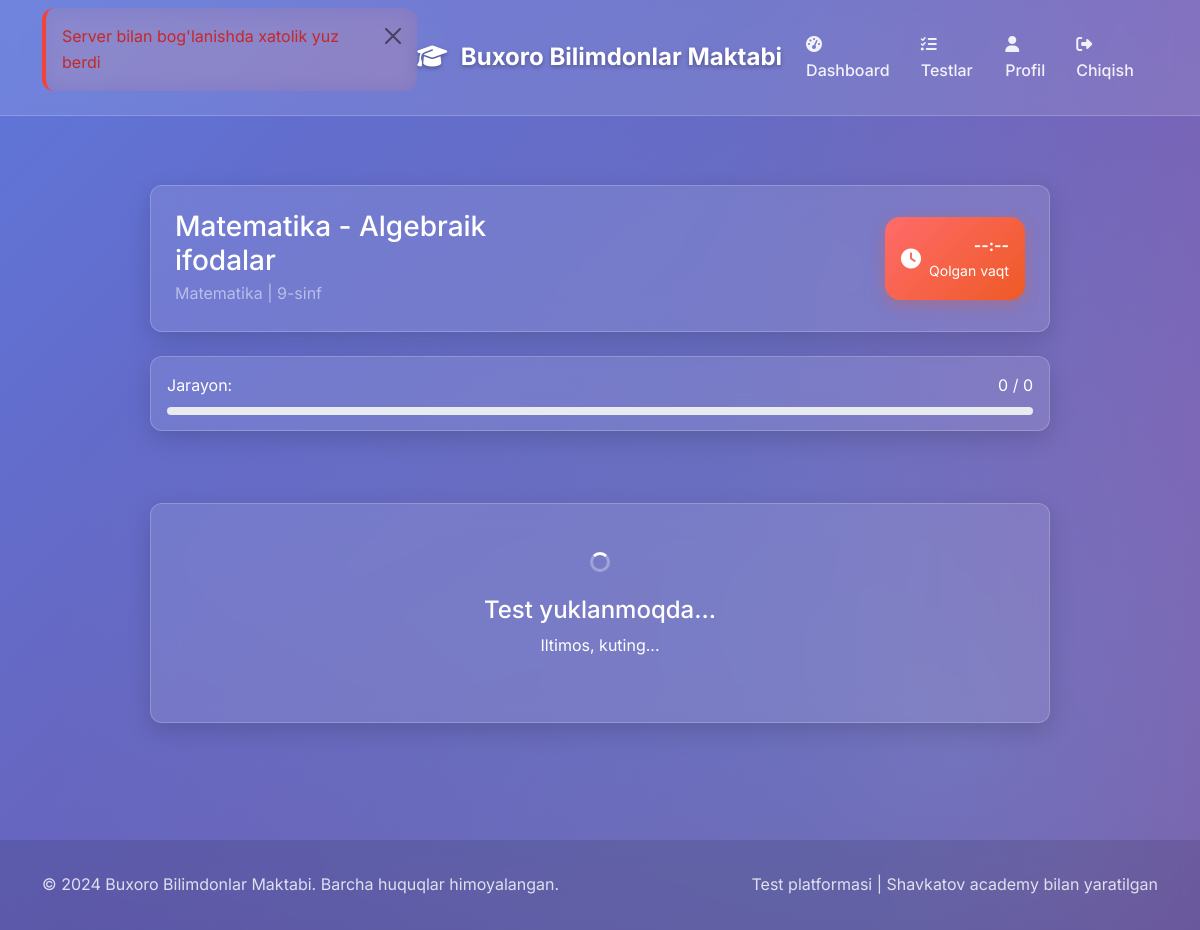
Page /tests/1/take/ (signed in) on the committed database.
### tests_app/models.py (models this page shows, shortened)
class Test(models.Model):
    title = models.CharField(max_length=200)
    description = models.TextField(blank=True)
    subject = models.CharField(max_length=100)
    grade = models.IntegerField()
    created_by = models.ForeignKey(settings.AUTH_USER_MODEL, on_delete=models.CASCADE, related_name='created_tests')
    time_limit = models.IntegerField(help_text="Time limit in minutes")
    is_active = models.BooleanField(default=True)
    start_time = models.DateTimeField(null=True, blank=True)
    end_time = models.DateTimeField(null=True, blank=True)
    max_attempts = models.IntegerField(default=1)
    show_results = models.BooleanField(default=True)
    shuffle_questions = models.BooleanField(default=False)
    created_at = models.DateTimeField(auto_now_add=True)
    updated_at = models.DateTimeField(auto_now=True)

### tests_app/views.py (the view, shortened to what this page needs)
# urls.py: path('<int:test_id>/take/', views.take_test_view, name='take_test'),
@login_required
def take_test_view(request, test_id):
    if request.user.role != 'student':
        return JsonResponse({'error': 'Access denied'}, status=403)
    test = get_object_or_404(Test, id=test_id, is_active=True)
    if test.grade != request.user.grade:
        return JsonResponse({'error': 'This test is not for your grade'}, status=403)
    now = timezone.now()
    if test.start_time and now < test.start_time:
        return JsonResponse({'error': 'Test has not started yet'}, status=403)
    if test.end_time and now > test.end_time:
        return JsonResponse({'error': 'Test has ended'}, status=403)
    return render(request, 'tests_app/take_test.html', {'test': test})

### templates/tests_app/take_test.html (shortened to what this page needs)
{% extends 'base.html' %}
{% load static %}
{% block content %}
<div class="test-container">
    <div class="glass-card p-4 mb-4" data-aos="fade-down">
        <div class="row align-items-center">
            <div class="col-md-6">
                <h3 class="text-white mb-1">{{ test.title }}</h3>
                <p class="text-white-50 mb-0">{{ test.subject }} | {{ test.grade }}-sinf</p>
            </div>
            <div class="col-md-6 text-md-end">
                <div class="timer-card p-3 d-inline-block" id="timerCard">
                    <div class="d-flex align-items-center">
                        <i class="fas fa-clock fa-lg me-2"></i>
                        <div>
                            <div class="fw-bold" id="timeRemaining">--:--</div>
                            <small>Qolgan vaqt</small>
                        </div>
                    </div>
                </div>
            </div>
        </div>
    </div>
    <div class="glass-card p-3 mb-4" data-aos="fade-in">
        <div class="d-flex justify-content-between align-items-center mb-2">
            <span class="text-white">Jarayon:</span>
            <span class="text-white" id="progressText">0 / 0</span>
        </div>
        <div class="progress" style="height: 8px; border-radius: 10px;">
        </div>
    </div>
    <div id="loadingTest" class="text-center py-5">
        <div class="glass-card p-5">
            <div class="text-white">
                <div class="loading d-inline-block mb-3"></div>
                <h4>Test yuklanmoqda...</h4>
                <p>Iltimos, kuting...</p>
            </div>
        </div>
    </div>
</div>
{% endblock %}

### templates/base.html (style rules this page uses)
:root { --primary-color: #667eea; --secondary-color: #764ba2; --accent-color: #f093fb; --success-color: #4CAF50; --warning-color: #FF9800; --danger-color: #f44336; --dark-color: #2c3e50; --light-color: #ecf0f1; --gradient-primary: linear-gradient(135deg, #667eea 0%, #764ba2 100%); --gradient-secondary: linear-gradient(135deg, #f093fb 0%, #f5576c 100%); --gradient-accent: linear-gradient(135deg, #4facfe 0%, #00f2fe 100%); --shadow-light: 0 4px 15px rgba(0, 0, 0, 0.1); --shadow-medium: 0 8px 25px rgba(0, 0, 0, 0.15); --shadow-heavy: 0 15px 35px rgba(0, 0, 0, 0.2); --border-radius: 12px; --transition: all 0.3s cubic-bezier(0.25, 0.46, 0.45, 0.94); }
* { margin: 0; padding: 0; box-sizing: border-box; }
body { font-family: 'Inter', sans-serif; background: linear-gradient(135deg, #667eea 0%, #764ba2 100%); min-height: 100vh; line-height: 1.6; color: #333; overflow-x: hidden; }
.glass-card { background: rgba(255, 255, 255, 0.1); backdrop-filter: blur(15px); border-radius: var(--border-radius); border: 1px solid rgba(255, 255, 255, 0.2); box-shadow: var(--shadow-medium); transition: var(--transition); overflow: hidden; }
.loading { display: inline-block; width: 20px; height: 20px; border: 3px solid rgba(255, 255, 255, 0.3); border-radius: 50%; border-top-color: white; animation: spin 1s ease-in-out infinite; }

### templates/tests_app/take_test.html (style rules this page uses)
body { background: linear-gradient(135deg, #2c3e50 0%, #34495e 100%); }
.test-container { max-width: 900px; margin: 0 auto; }
.timer-card { background: linear-gradient(135deg, #ff6b6b 0%, #ee5a24 100%); color: white; border-radius: 15px; box-shadow: 0 5px 15px rgba(238, 90, 36, 0.3); }

### rows in the picture
Test: title "Matematika - Algebraik ifodalar", subject "Matematika", grade "9"
